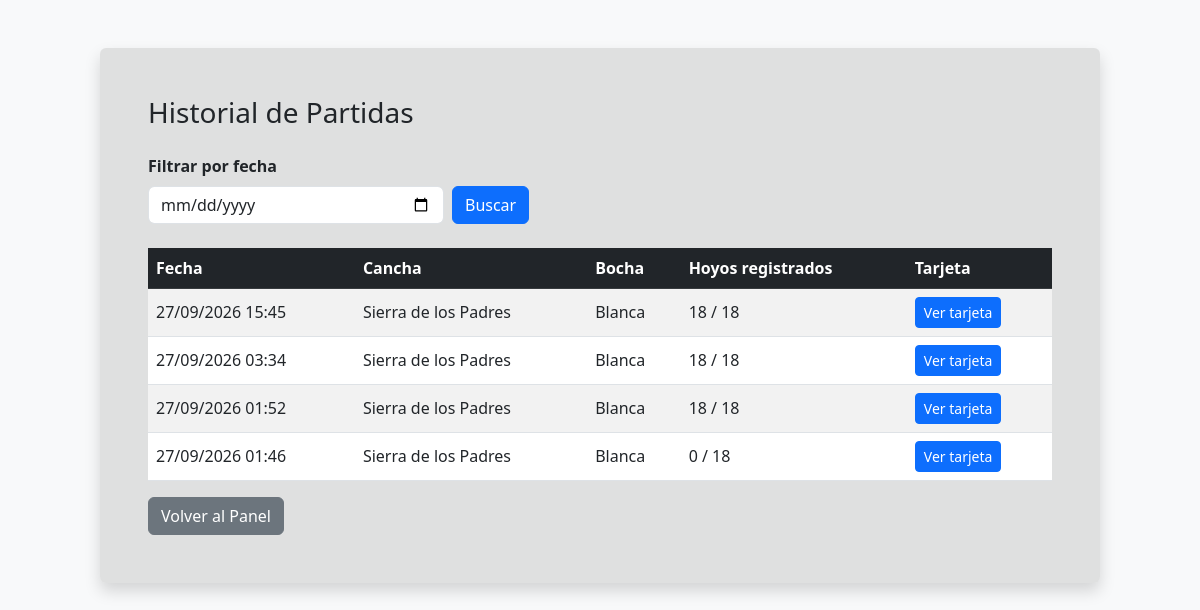
The app's page /listar_partidas.php (signed in) with its own data.
### tables this page shows
CREATE TABLE `partidas` (
  `id` int NOT NULL AUTO_INCREMENT,
  `cancha_id` int DEFAULT NULL,
  `fecha` timestamp NULL DEFAULT CURRENT_TIMESTAMP,
  `bocha` enum('blanca','azul','roja') DEFAULT NULL,
  `jugadores_ids` json DEFAULT NULL,
  PRIMARY KEY (`id`),
  KEY `cancha_id` (`cancha_id`),
  CONSTRAINT `partidas_ibfk_1` FOREIGN KEY (`cancha_id`) REFERENCES `canchas` (`id`)
);

CREATE TABLE `canchas` (
  `id` int NOT NULL AUTO_INCREMENT,
  `nombre` varchar(100) NOT NULL,
  `pares` json NOT NULL,
  `slope` float DEFAULT '126',
  `rating` float DEFAULT '71.5',
  PRIMARY KEY (`id`)
);

### listar_partidas.php (the view, shortened to what this page needs)
<?php
require 'conexion.php';
$fecha = $_GET['fecha'] ?? '';
$sql = "SELECT p.id, p.fecha, p.bocha, c.nombre AS cancha,
               (SELECT COUNT(DISTINCT s.hoyo) FROM scores s WHERE s.partida_id = p.id) AS hoyos_registrados
        FROM partidas p
        LEFT JOIN canchas c ON c.id = p.cancha_id";
$parametros = [];
$sql .= " ORDER BY p.fecha DESC, p.id DESC";
$stmt = $pdo->prepare($sql);
$stmt->execute($parametros);
$partidas = $stmt->fetchAll();
?>
<!DOCTYPE html>
<html lang="es">
<head>
    <link href="https://cdn.jsdelivr.net/npm/bootstrap@5.3.0/dist/css/bootstrap.min.css" rel="stylesheet">
    <link href="estilos.css" rel="stylesheet">
</head>
<body class="bg-light">
    <div class="container mt-5 mb-5">
        <div class="card shadow mx-auto" style="max-width: 1000px;">
            <div class="card-body p-4 p-md-5">
                <h1 class="h3 mb-4">Historial de Partidas</h1>
                <form method="GET" class="row g-2 align-items-end mb-4">
                    <div class="col-sm-6 col-md-4">
                        <label for="fecha" class="form-label fw-bold">Filtrar por fecha</label>
                        <input type="date" class="form-control" id="fecha" name="fecha" value="<?php echo htmlspecialchars($fecha); ?>">
                    </div>
                    <div class="col-auto">
                        <button type="submit" class="btn btn-primary">Buscar</button>
                    </div>
                </form>
                <?php if ($partidas): ?>
                    <div class="table-responsive">
                        <table class="table table-striped table-hover align-middle">
                            <thead class="table-dark">
                                <tr>
                                    <th scope="col">Fecha</th>
                                    <th scope="col">Cancha</th>
                                    <th scope="col">Bocha</th>
                                    <th scope="col">Hoyos registrados</th>
                                    <th scope="col">Tarjeta</th>
                                </tr>
                            </thead>
                            <tbody>
                                <?php foreach ($partidas as $partida): ?>
                                    <tr>
                                        <td><?php echo date('d/m/Y H:i', strtotime($partida['fecha'])); ?></td>
                                        <td><?php echo htmlspecialchars($partida['cancha'] ?? 'Cancha no disponible'); ?></td>
                                        <td><?php echo htmlspecialchars(ucfirst($partida['bocha'] ?? '')); ?></td>
                                        <td><?php echo (int)$partida['hoyos_registrados']; ?> / 18</td>
                                        <td class="text-nowrap">
                                            <a href="finalizar_partida.php?partida_id=<?php echo (int)$partida['id']; ?><?php echo $fecha !== '' ? '&amp;fecha=' . urlencode($fecha) : ''; ?>" class="btn btn-sm btn-primary">Ver tarjeta</a>
                                        </td>
                                    </tr>
                                <?php endforeach; ?>
                            </tbody>
                        </table>
                    </div>
                <?php else: ?>
                    <div class="alert alert-info" role="status">
                        <?php echo $fecha !== '' ? 'No hay partidas registradas en esa fecha.' : 'Todavía no hay partidas registradas.'; ?>
                    </div>
                <?php endif; ?>
                <a href="panel.php" class="btn btn-secondary">Volver al Panel</a>
            </div>
        </div>
    </div>
</body>
</html>

### estilos.css (style rules this page uses)
body { min-height: 100vh; isolation: isolate; background-color: #f8f9fa; background-image: none; }
.card, .alert { background-color: rgba(200, 200, 200, 0.5) !important; border: none; }

### records on screen
partidas: fecha "27/09/2026 15:45", cancha.nombre "Sierra de los Padres", bocha "Blanca", hoyos_registrados "18"
partidas: fecha "27/09/2026 03:34", cancha.nombre "Sierra de los Padres", bocha "Blanca", hoyos_registrados "18"
partidas: fecha "27/09/2026 01:52", cancha.nombre "Sierra de los Padres", bocha "Blanca", hoyos_registrados "18"
partidas: fecha "27/09/2026 01:46", cancha.nombre "Sierra de los Padres", bocha "Blanca", hoyos_registrados "0"
